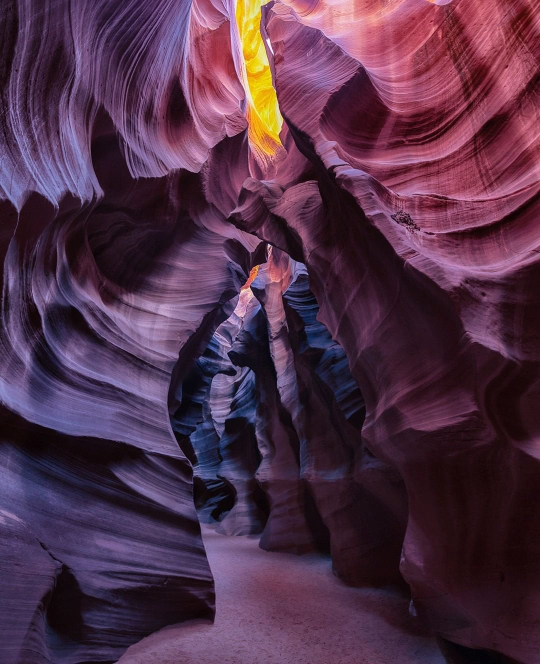
#> input picture project/images/canyon.jpg, 1080 x 1328 px (shown at 1/2 size)
$ python final_project.py --image images/canyon.jpg
#> lines starting #> are read from the running program, lines starting #| are printed output that depends on the picture; after the words box and inside, x2 and y2 are one past the last pixel; in counts of white or black regions, pixels touching at a corner belong together
from matplotlib import pyplot
import numpy as np
import argparse
import cv2

##  Plan  ##
# Open image (3)
# Manipulate colors and display histogram (6, 7)
# Draw a random amount of small shapes on the image (5)
# Detect them and count them (and fill them in? inpainting) (9, 10, 11)

# Opening processes - create ArgumentParser and parse arguments
ap = argparse.ArgumentParser()
ap.add_argument("-i", "--image", required = True, help = "Path to the image")
args = vars(ap.parse_args())

# Opening processes - save and display the original image
image = cv2.imread(args["image"])
#> image is the input picture: shape (1328, 1080, 3); mean B, G, R 72.1, 49.2, 81.6
originalImage = image.copy() # save a copy for later
cv2.imshow("Original image", image)
cv2.waitKey(0)

# Creating a histogram for RGB colors - making the histogram
channels = cv2.split(image) # splits into B G and R channels
colors = ("b", "g", "r")
pyplot.figure() # make a figure to add to
pyplot.title("Color Prominence in Selected Image")
pyplot.xlabel("Bins")
pyplot.ylabel("Num. Pixels")

# "Accumulator" to determine which color is the least prominent
# Because the color goes in B, G, R order "b" will always start as the smallest
leastProminentColor = "b"
leastProminentStrength = 2147483647 # largest possible integer

# Loop over the channels and respective colors to make histogram with three lines
for (channel, color) in zip(channels, colors):
	# For each color, make a new histogram with said color and add it to the plot
	histogram = cv2.calcHist([channel], [0], None, [256], [0, 256]) # just like grayscale b/c only one color is shown

	# Calculate how much one color shows up in the image by looping over the histogram
	totalColorWeight = 0
	for i in range(255):
		# Add the strength (0-255) multiplied by how many pixels have said strength
		# That way, the strongest colors (most high strength) will have higher values
		totalColorWeight += i * int(histogram[i])

	# If that color's strength is less than the least prominent strength...
	if leastProminentStrength > totalColorWeight:
		# ... it is the new least prominent color
		leastProminentColor = color
		# Update the least prominent color value so future checks work
		leastProminentStrength = totalColorWeight

	# Draw the plot
	pyplot.plot(histogram, color = color) # set the color of the histogram to match the color it reflects
	pyplot.xlim([0, 256]) # set the bounds as RGB
#> this loop made 3 passes
#> (color, leastProminentColor, leastProminentStrength) on passes 1 to 2: ('b', 'b', 103456181), ('g', 'g', 70625147)
#> color on pass 3: 'r'
#> after the loop, leastProminentStrength = 70625147

pyplot.show() # show the combined RGB histogram
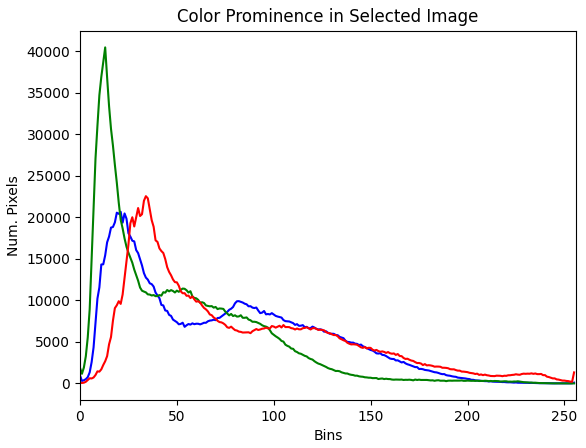
#> figure drawn by matplotlib, 1 panel; curve peaks at x = 21, y = 20655; curve peaks at x = 13, y = 40445; curve peaks at x = 34, y = 22536
cv2.waitKey(0)

distinctColor = (0, 0, 0) # 'accumulator' for the color to draw in
if leastProminentColor == "r":
	distinctColor = (0, 0, 255) # red b/c BGR space
elif leastProminentColor == "g":
	distinctColor = (0, 255, 0)
else:
	distinctColor = (255, 0, 0) # if not red or green, then blue

# Draw a random amount circles on the screen in order to mess up the image
totalCircles = np.random.randint(5) + 10 # variable used to space circles
height, width, _ = image.shape # get dimensions of shape (channels aren't relevant here)
#> height = 1328; width = 1080

# Iterate to draw the circles
for i in range(totalCircles):
	if i != 0: # no circles on the edges (x = 0 or x = total width)
		cv2.circle(image, (int((i / totalCircles) * width), np.random.randint(height - 60) + 30), (np.random.randint(10) + 5) * 2, distinctColor, -1)
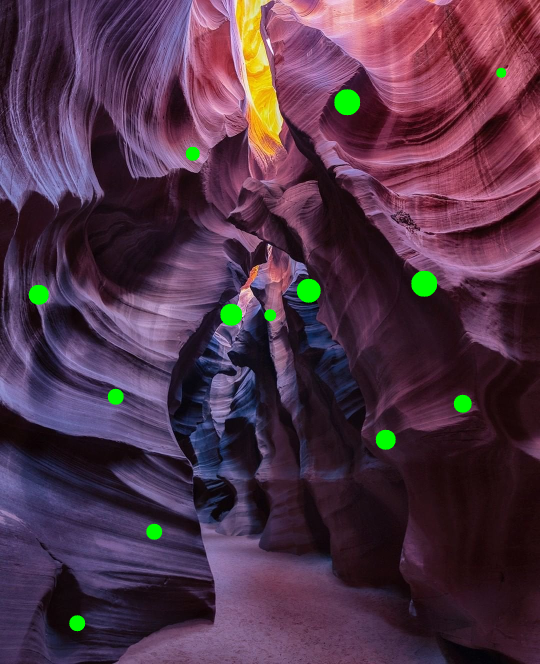
#> image: shape (1328, 1080, 3) (shown at 1/2 size); 1.03% of pixels changed, all inside (x1, y1, x2, y2) = (57, 135, 1013, 1263)

print("Total circles drawn: " + str(totalCircles - 1)) # check if the counting code detected the right amount of circles later
# Subtract one because the "first circle" at x = 0 is skipped

cv2.imshow("Image with drawn-on circles", image)
cv2.waitKey(0)

# Split into color channels to find the drawn-on shapes

(B, G, R) = cv2.split(image)
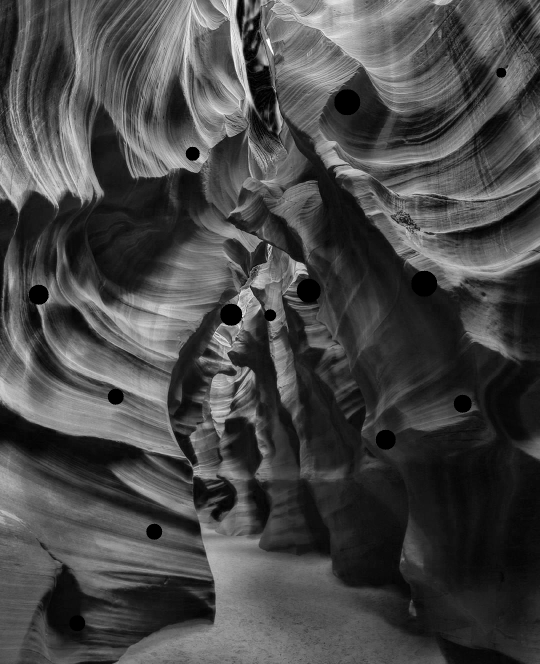
#> B: shape (1328, 1080) (shown at 1/2 size); min 0, max 255, mean 71.4
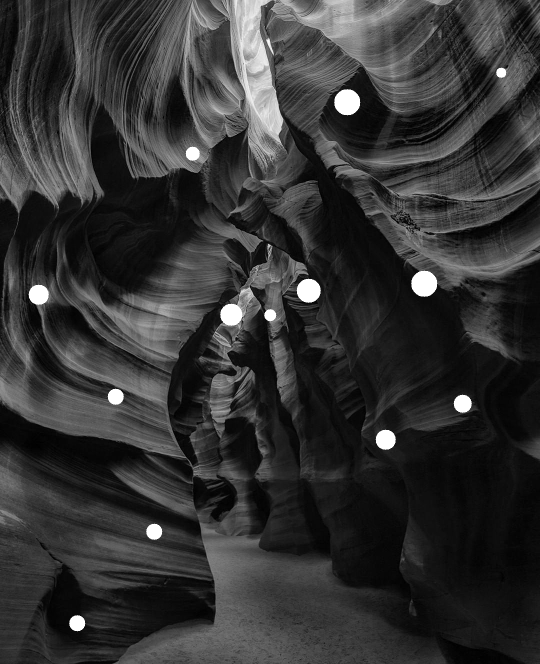
#> G: shape (1328, 1080) (shown at 1/2 size); min 0, max 255, mean 51.4
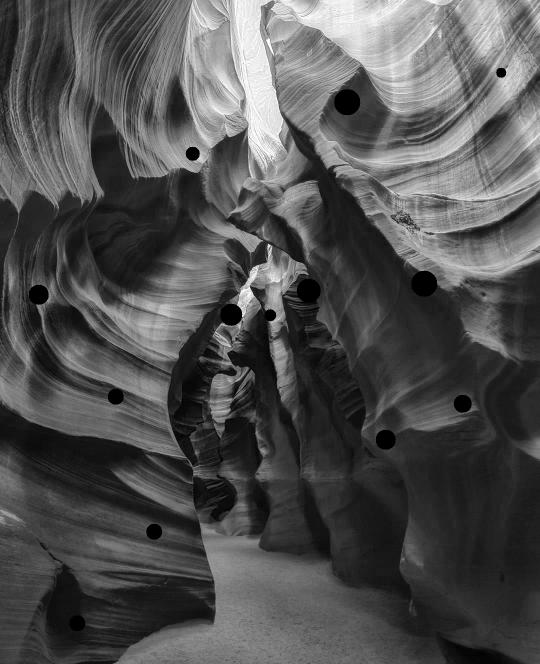
#> R: shape (1328, 1080) (shown at 1/2 size); min 0, max 255, mean 80.8
maskFinder = image # "accumulator"
if leastProminentColor == "r":
	maskFinder = R
elif leastProminentColor == "g":
	maskFinder = G
else:
	maskFinder = B

# Display the image so the user sees how the colors are differentiated
cv2.imshow("Masked for color detection", maskFinder)
cv2.waitKey(0)

# Use thresholding to create a mask for what needs to be inpainted
# Binary thresh - all nonzero pixels are the ones that need to be fixed
T, shapeMask = cv2.threshold(maskFinder, 254, 255, cv2.THRESH_BINARY) # 254 - only the most pure colors
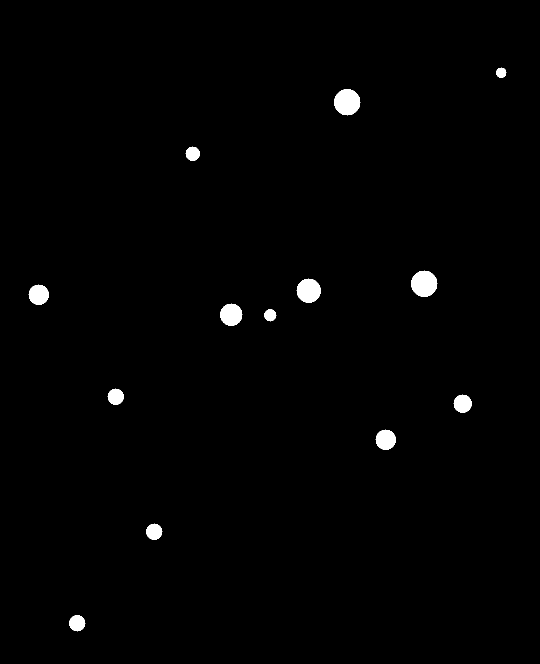
#> shapeMask: shape (1328, 1080) (shown at 1/2 size); 1% white; 13 white regions
# This works because we drew our shapes with 255 r/g/b, meaning that they'll show up even with a
# very narrow qualification for what counts as a color.
cv2.imshow("Mask for inpainting", shapeMask)
cv2.waitKey(0)

# Count however many circles there were and print to the console

# Count the amount of contours on a copy of the mask (this method is destructive)
contours, _ = cv2.findContours(shapeMask.copy(), cv2.RETR_EXTERNAL, cv2.CHAIN_APPROX_SIMPLE)
#> contours = 13 contours; largest, box (x1, y1, x2, y2) and area: (822, 541, 875, 594) 2048, (668, 178, 721, 231) 2048, (593, 557, 642, 606) 1726, (440, 607, 485, 652) 1454, (751, 859, 792, 900) 1200
print("There are " + str(len(contours)) + " shapes on this image.")
#| There are 13 shapes on this image.
if len(contours) == totalCircles - 1:
	print("CV2 counted an equal amount of circles as were drawn on by the code!")
elif len(contours) > totalCircles - 1:
	print("CV2 counted more contours than were drawn by it, meaning that there are little patches of every color on your image. Cool!")

# Display the contours
contoursFound = cv2.cvtColor(maskFinder, cv2.COLOR_GRAY2RGB) # convert to RGB so the circled contours show up as red
# Circle the contours and then display them on the grayscale image
cv2.drawContours(contoursFound, contours, -1, (0, 0, 255), 2)
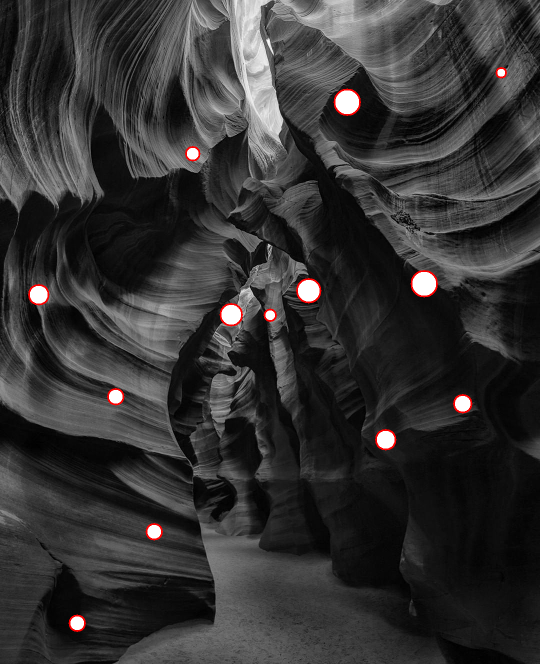
#> contoursFound: shape (1328, 1080, 3) (shown at 1/2 size); mean B, G, R 50.8, 50.8, 51.7
cv2.imshow("Counted shapes", contoursFound)
cv2.waitKey(0)

# Inpaint the circles and display the "fixed" image
inpaintedImage = cv2.inpaint(image, shapeMask, 3, cv2.INPAINT_TELEA)
# Inpainting radius = 3, method = Telea method (more recent than Navier-stokes)
cv2.imshow("Inpainted image", inpaintedImage)
cv2.waitKey(0)

cv2.destroyAllWindows() # reset the screen for the second part in which the user can draw on the image

# Allow the user to draw on the image

# Creating a named window allows for the callback method to work
cv2.namedWindow("Draw with your mouse! Finish and exit with space.")
# New image copy for the canvas
canvasImage = originalImage.copy()
# Global variables for drawing with the mouse
drawing = False
tempx = 0
tempy = 0

# Callback method - this will draw shapes on the canvas image based on user input
def drawWithMouse(event, x, y, flags, params):
	# Global variables are retained outside of the method
	global tempx, tempy, drawing

	# Use events to determine what to do on the canvas
	if event == cv2.EVENT_LBUTTONDOWN:
		# Mouse down - start drawing and set saved x and y for drawing
		drawing = True
		tempx, tempy = x, y
	elif event == cv2.EVENT_MOUSEMOVE:
		# Move the mouse - draw a 5 px line between that point and the previous point
		if drawing:
			# Use color to ensure the lines are distinct from the image
			cv2.line(canvasImage, (tempx, tempy), (x, y), distinctColor, 5)
			# Set the saved x and y to the current point to continue the line
			tempx = x
			tempy = y
	elif event == cv2.EVENT_LBUTTONUP:
		# Mouse up - stop drawing and finish the line
		drawing = False
		cv2.line(canvasImage, (tempx, tempy), (x, y), distinctColor, 5)

# Callback method - use window name to create a method that'll draw on the canvas
cv2.setMouseCallback("Draw with your mouse! Finish and exit with space.", drawWithMouse)

# Display the image (in an infinite loop)
while True:
	cv2.imshow("Draw with your mouse! Finish and exit with space.", canvasImage)
	# Conditions to break the loop and stop drawing
	# Use waitKey(5) because waitKey(0) displays "0 ms" (stills only)
	if cv2.waitKey(5) == 32: # space bar ASCII code
#> (key Esc is pressed here)
		break

# Undergo the same editing processes as before to inpaint the image

# Split into color channels to find the drawn-on shapes

(B, G, R) = cv2.split(canvasImage) # new split needed of drawn-on image
maskFinder = canvasImage # "accumulator"
# Use the same leastProminentColor variable as before; it's the same image
if leastProminentColor == "r":
	maskFinder = R
elif leastProminentColor == "g":
	maskFinder = G
else:
	maskFinder = B

# Display the image so the user sees how the colors are differentiated
cv2.imshow("Masked for color detection", maskFinder)
cv2.waitKey(0)

# Thresholding to find what needs to be inpainted
T, shapeMask = cv2.threshold(maskFinder, 254, 255, cv2.THRESH_BINARY) # 254 - only the most pure colors
#> shapeMask: shape (1328, 1080); every value is 0
# This works because we drew our shapes with 255 r/g/b, meaning that they'll show up even with a
# very narrow qualification for what counts as a color.
cv2.imshow("Mask for inpainting", shapeMask)
cv2.waitKey(0)

# Count the amount of contours on a copy of the mask (this method is destructive)
contours, _ = cv2.findContours(shapeMask.copy(), cv2.RETR_EXTERNAL, cv2.CHAIN_APPROX_SIMPLE)
#> contours = []
print("There were " + str(len(contours)) + " shapes drawn on this image.")
#| There were 0 shapes drawn on this image.

# Display the contours
contoursFound = cv2.cvtColor(maskFinder, cv2.COLOR_GRAY2RGB) # convert to RGB so the circled contours show up as red
# Circle the contours and then display them on the grayscale image
cv2.drawContours(contoursFound, contours, -1, (0, 0, 255), 2)
cv2.imshow("Counted lines", contoursFound)
cv2.waitKey(0)

# Inpaint the lines drawn and display the "fixed" image
inpaintedImage = cv2.inpaint(canvasImage, shapeMask, 3, cv2.INPAINT_TELEA)
# Inpainting radius = 3, method = Telea method (more recent than Navier-stokes)
cv2.imshow("Inpainted image", inpaintedImage)
cv2.waitKey(0)

cv2.destroyAllWindows()

# done!
# Note: I guess the process of splitting, counting, and inpainting could've been combined into one method.
# Were this code repeating the process a lot, I would've done so; here, I don't think it was worth it.s
